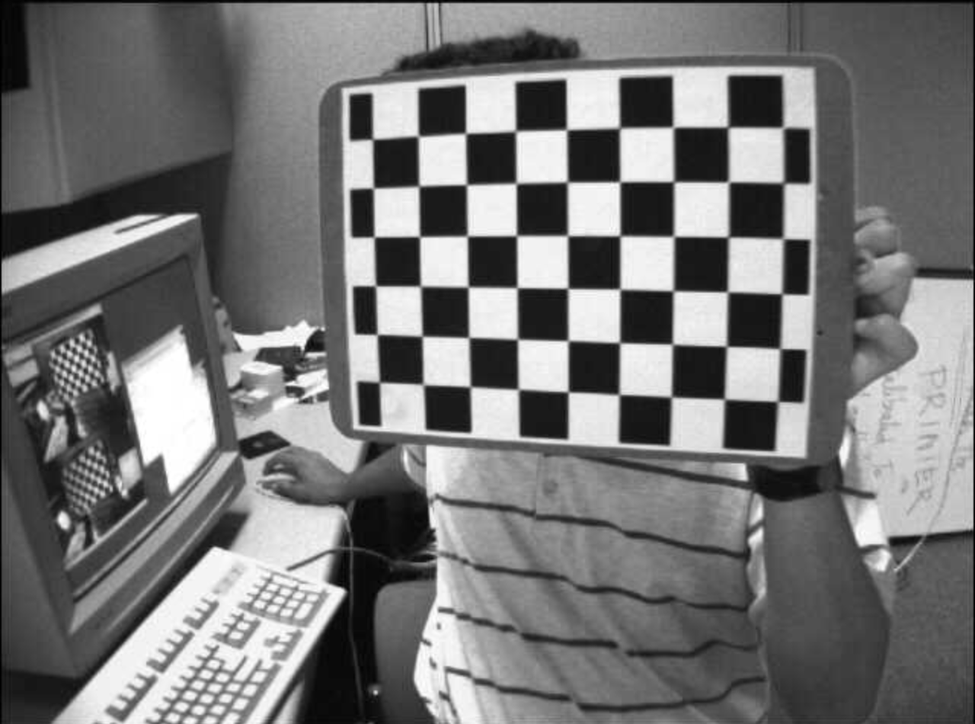
#> input picture CS5335_ROS/images/tutorial_checkerboard/1.png, 975 x 724 px, shrunk from 1280 x 950 before the run, found by its file name
$ python pose_detection.py
#> lines starting #> are read from the running program, lines starting #| are printed output that depends on the picture
import cv2 as cv
import numpy as np
import math

def get_rotation_matrix(H, K):
    H = np.matmul(np.linalg.pinv(K), H)

    norm = math.sqrt(H[0,0]**2 + H[1,0]**2 + H[2,0]**2)

    H = H / norm

    rc1 = H[:, 0].reshape((3,1))
    rc2 = H[:, 1].reshape((3,1))
    rc3 = np.cross(rc1, rc2, axis=0)
    t = H[:, 2].reshape((3,1))

    R = np.hstack((rc1, rc2, rc3))
    T = np.hstack((R, t))

    return T, R, t

def project_pts(T, K, pts):
    projected = []
    for pt in pts:
        pt = np.append(pt, 1)
        p1 = np.matmul(K, T)
        p = np.matmul(p1, pt)
        p = p / p[-1]
        p = p.astype(int)
        projected.append(p)
    return np.array(projected)

def draw_cv(img, corners, imgpts):
    corner = tuple(corners[0])
    pt1 = tuple(imgpts[0].ravel())
    img = cv.line(img, corner, tuple(imgpts[0].ravel()), (255,0,0), 5)
    img = cv.line(img, corner, tuple(imgpts[1].ravel()), (0,255,0), 5)
    img = cv.line(img, corner, tuple(imgpts[2].ravel()), (0,0,255), 5)
    return img

def draw(img, corners, pts):
    pts = pts.flatten().reshape((3, 3))
    pt = tuple(pts[0, 0:2])
    corner = tuple(corners[0])
    img = cv.line(img, corner, tuple(pts[0, 0:2]), (255, 0, 0), 5)
    img = cv.line(img, corner, tuple(pts[1, 0:2]), (0, 255, 0), 5)
    img = cv.line(img, corner, tuple(pts[2, 0:2]), (0, 0, 255), 5)
    return img

def main():
    with np.load("tutorial_img1_H.npz") as data:
#> (reads CS5335_ROS/src/original/tutorial_img1_H.npz from the repository)
        H, corners, objpts = [data[i] for i in ("H", "corners", "objpts")]

    with np.load("tutorial_calibration.npz") as data:
#> (reads CS5335_ROS/src/original/tutorial_calibration.npz from the repository)
        mtx, dist = [data[i] for i in ("mtx", "dist")]

    T, R, t = get_rotation_matrix(H, mtx)

    my_rvec, _ = cv.Rodrigues(T[:3, :3])
    print("my rcvec", my_rvec)
    print("my t", t)

    #print("My T:", T)

    # Find the rotation and translation vectors.
    ret, rvecs, tvecs = cv.solvePnP(objpts, corners, mtx, dist)
    R_cv, _ = cv.Rodrigues(rvecs)

    print("cv R:", rvecs)
    print("cv t:", tvecs)

    # project 3D points to image plane
    axis = np.float32([[3, 0, 0], [0, 3, 0], [0, 0, -3]]).flatten().reshape((3,3))
    imgpts, _ = cv.projectPoints(axis, rvecs, tvecs, mtx, dist)

    my_pts = project_pts(T, mtx, axis)

    img = cv.imread("../images/tutorial_checkerboard/1.png")
#> img is the input picture: shape (724, 975, 3); min 0, max 255, mean 117.5
    img = cv.undistort(img, mtx, dist, None, mtx)
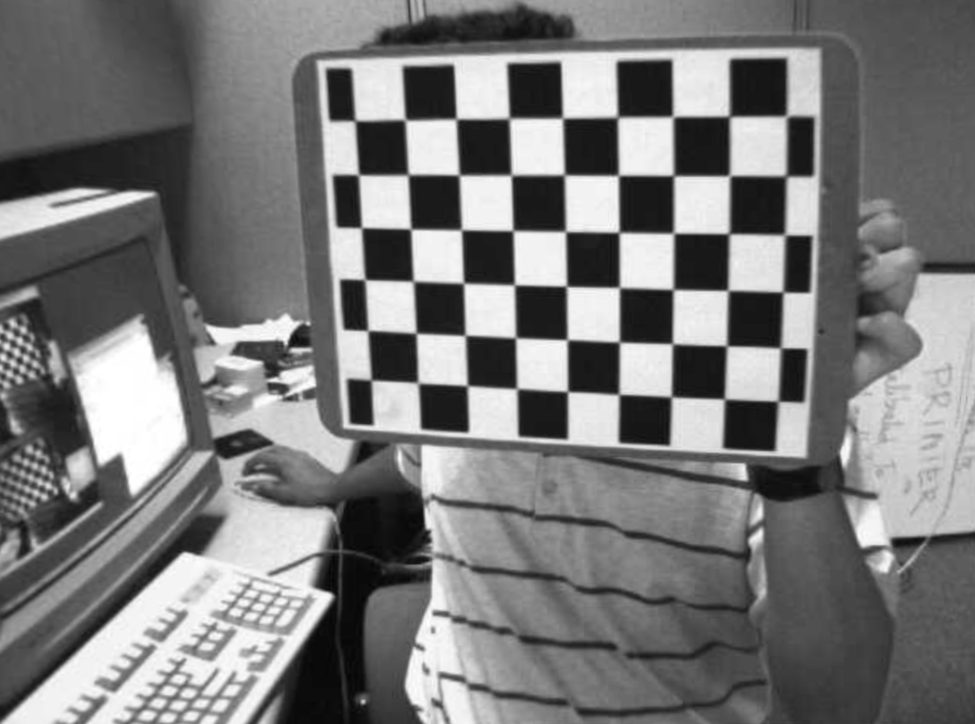
#> img: shape (724, 975, 3); min 5, max 255, mean 121.5

    img = draw_cv(img, corners, imgpts)
#> in draw_cv, `img = cv.line(img, corner, tuple(imgpts[2].ravel()), (0,0,255), 5)`:
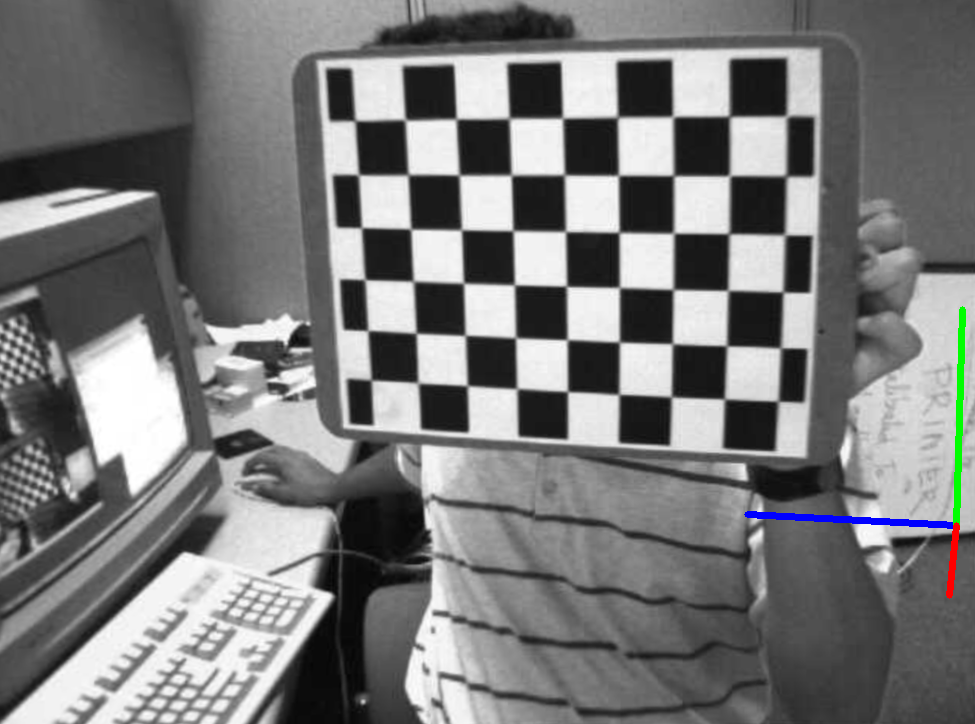
#> img: shape (724, 975, 3); mean B, G, R 121.2, 121.3, 120.9
    #img = draw(img, corners, my_pts)

    cv.imshow('img', img)
    cv.waitKey(0)
    cv.destroyAllWindows()


if __name__ == "__main__":
    main()
